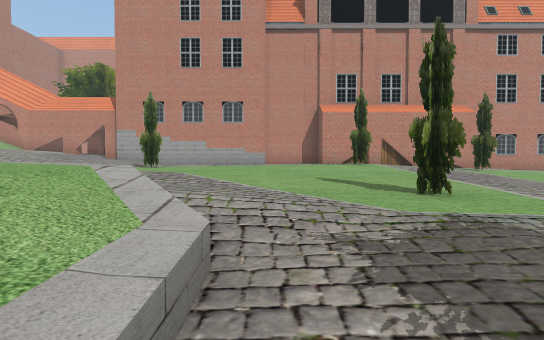
[1] (above)

23 first-person views from a walk through a 3-D level made in the Unity game engine. The camera is 1.3 m above the floor, tilts 2° down and sees 80° across. The floor is counted in squares, 2 m on a side. Each view is taken from the middle of a square. On the plan, view 1 faces up. The plan holds only what a view shows up to about 10 squares ahead; the rest is blank. The place goes on beyond the plan. The player character is not drawn. Some surface patterns are stand-ins.

[2]
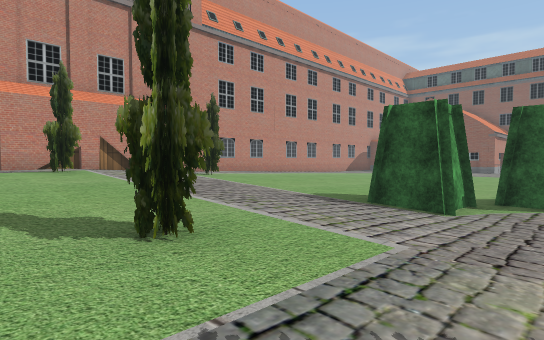

[3]
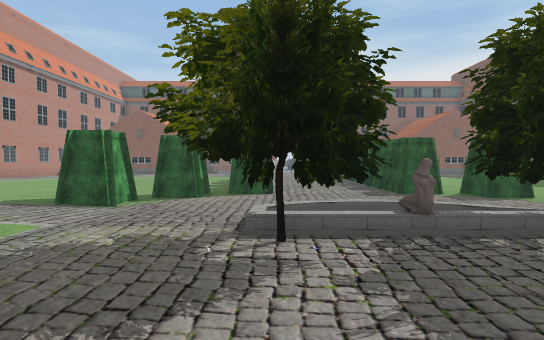

[4]
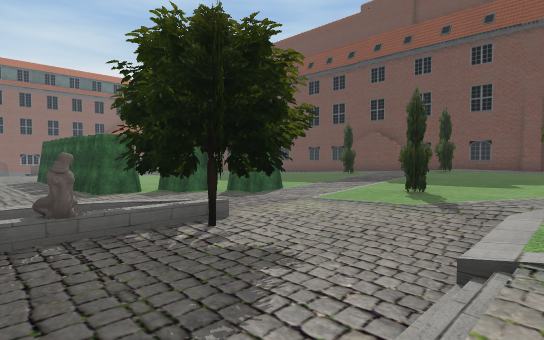

[5]
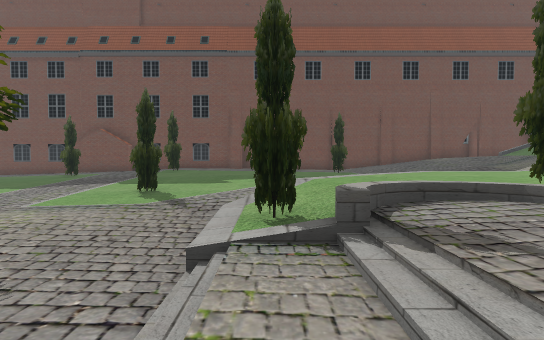

[6]
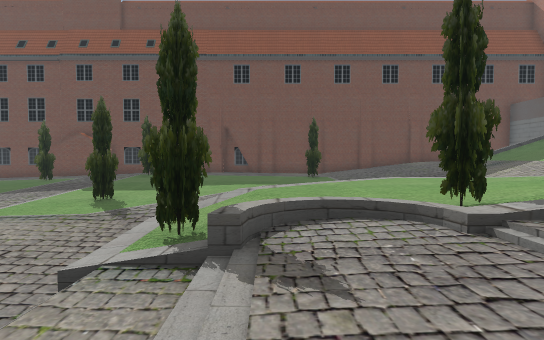

[7]
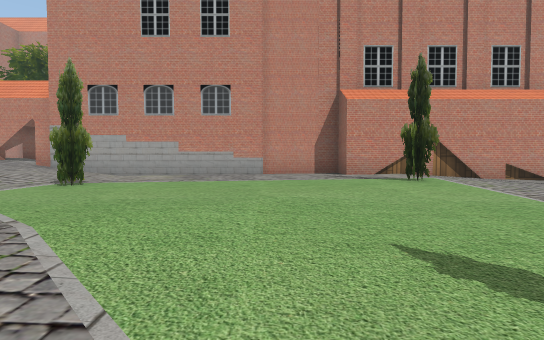

[8]
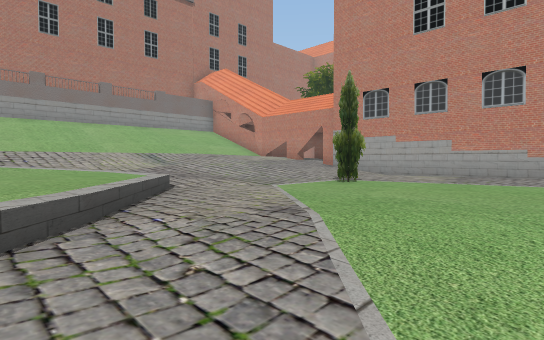

[9]
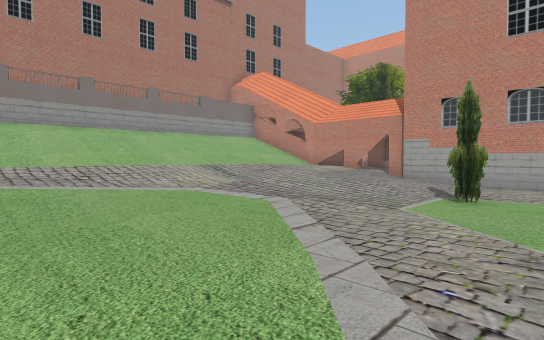

[10]
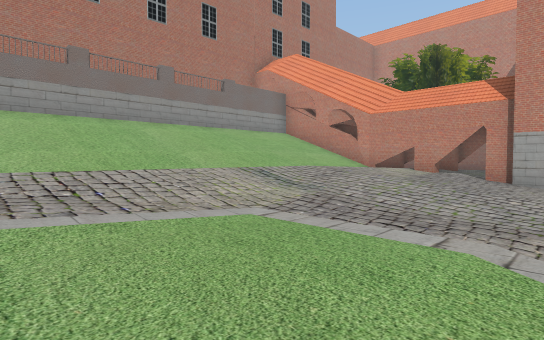

[11]
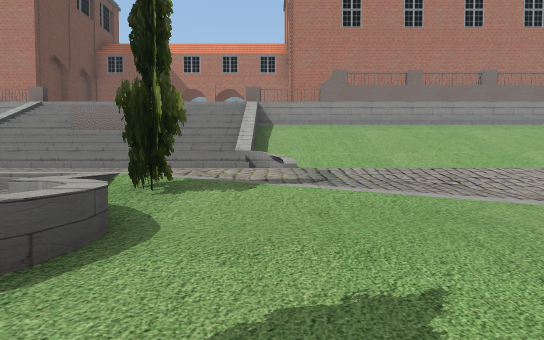

[12]
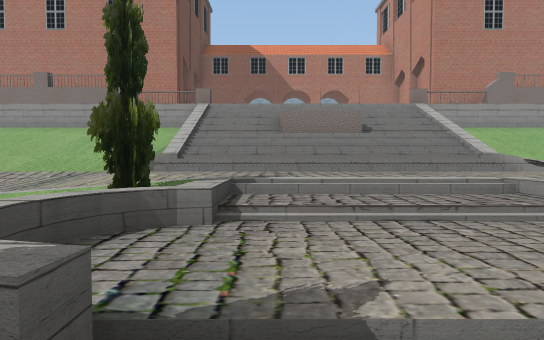

[13]
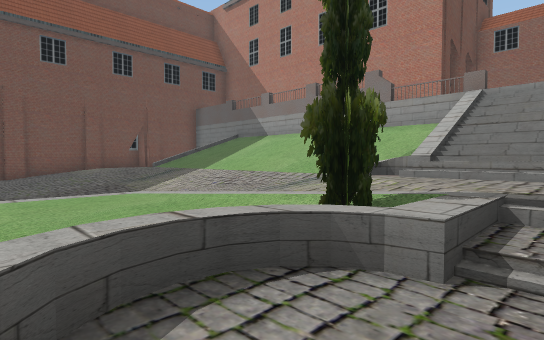

[14]
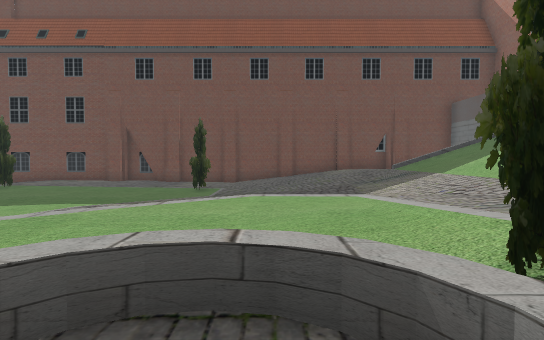

[15]
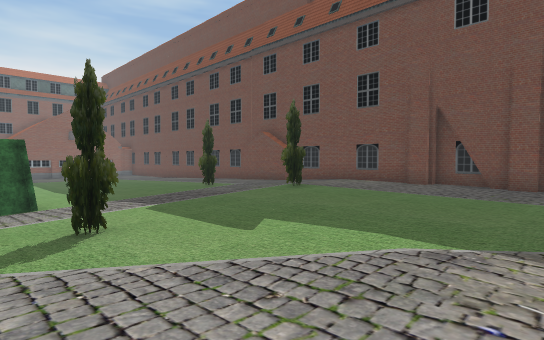

[16]
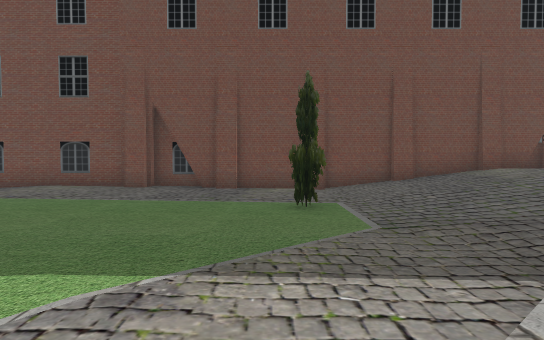

[17]
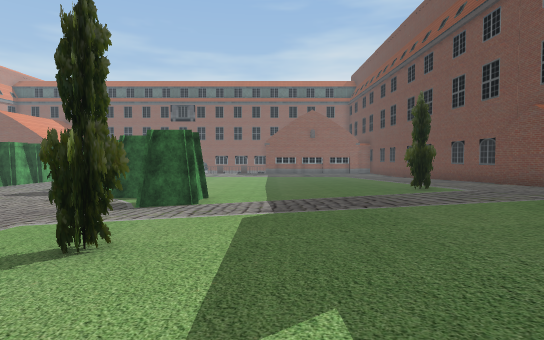

[18]
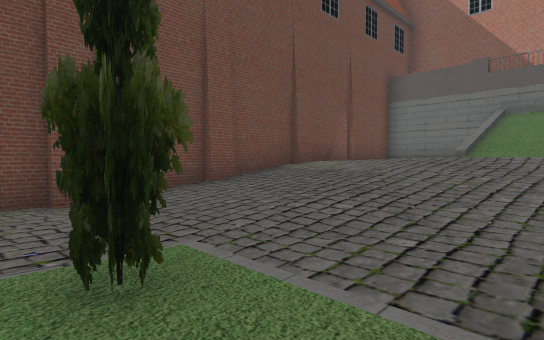

[19]
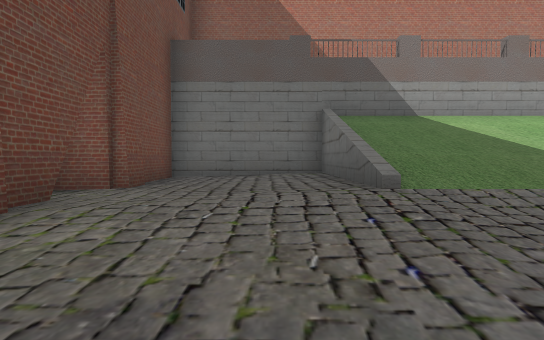

[20]
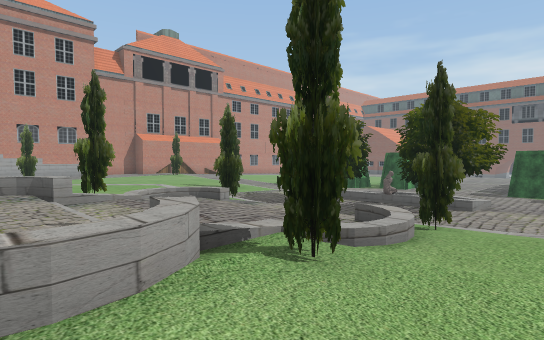

[21]
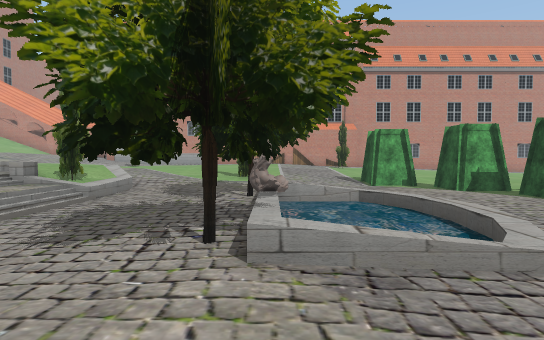

[22]
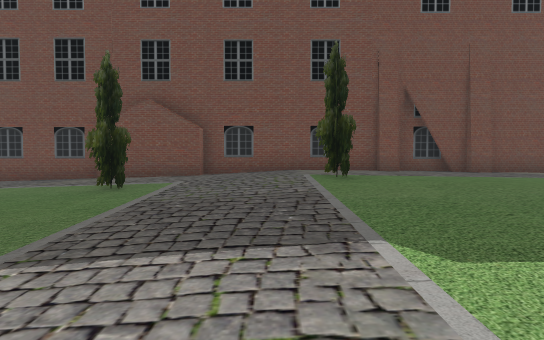

[23]
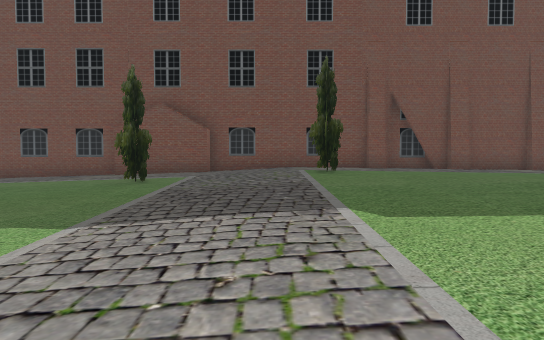

### Floor plan
Key: @ floor where view 1 was taken; # wall or solid block; x gap in a wall; . main floor; : floor 0.25 m higher than the main floor; - floor 0.25 m lower than the main floor; + floor 0.5 m higher than the main floor; _ floor 0.5 m lower than the main floor; * floor 0.75 m higher than the main floor; < floor 0.75 m lower than the main floor; % floor 1 m higher than the main floor; & floor 1.25 m higher than the main floor; $ floor 5.25 m higher than the main floor; / step, stairs or slope; = window, fence, low wall or low ledge; ≈ liquid the walk keeps out of; T tree; B bush.
Columns run from 16 left of view 1 to 9 right of it. Each row starts with its distance up from view 1.
 14       #############
 13       &%**+:.....:######
 12      /&%**+:.....::::.--
 11   # //&%**+:.....::::.-
 10   ////&%*+:.T....::T..TT-
  9   #///&**+:..........----
  8 # ////&*+::.........----__
  7 # ////&*+:/......-----____
  6 # #///&*+++//..------___<<
  5 # ////&**++++/-------_<<
  4   #///&%*+++++/---T__<BB<<
  3   ////&%%*+++:+/--___<<<BB
  2   #////&%**++::._____<<<BB
  1   $///&&&T=/T//T<<TT<<<<<B
  0    ///&&//*=*:/.@<TT≈_<<<B
 -1    ///&&/%**+::-<<<T≈≈<<<<
 -2      /&&/%**+::-<<<x≈≈<<<<
 -3    ///&&/%**+::-<<TT ≈<<<<
 -4    ///&&&T*=T//T<<TT/<<<<B
 -5   #///&&&***+::.<___<<<<<B
 -6   //// &%**++::/_____<<<BB
 -7 # #///&%**+++:/---___<BBB
 -8 # #///&**++++/----T-__BB<<
 -9 # ////&**+++/.-------_<<<<
-10 # =///&*+++/....------___<
-11 # ////&*+:........-----___
-12 # #///&**::.........----__
-13 # ////&%*+:......::..-----
-14 # #////%**::T....::T..-T--
-15   =&&&&%**+:.....::::.----
-16   =&&&&%**+:.....::::.----
-17  ####&##########.#########
-18     ###        ###

Positions as (right, up) in squares from view 1, and headings:
1: (0, 0), facing up
2: (1, 2), facing up-right
3: (-1, 0), facing right
4: (-1, -1), facing down-right
5: (-1, -1), facing down
6: (-2, -1), facing down
7: (0, 4), facing up
8: (0, 4), facing up-left
9: (-2, 3), facing up-left
10: (-5, 4), facing up-left
11: (-4, 2), facing left
12: (-4, -3), facing left
13: (-5, -3), facing down-left
14: (-6, -3), facing down
15: (-3, -7), facing down-right
16: (-3, -8), facing down
17: (-1, -10), facing right
18: (-3, -12), facing down-left
19: (-7, -15), facing left
20: (-6, -6), facing up-right
21: (3, -6), facing up
22: (4, -8), facing down
23: (4, -7), facing down
